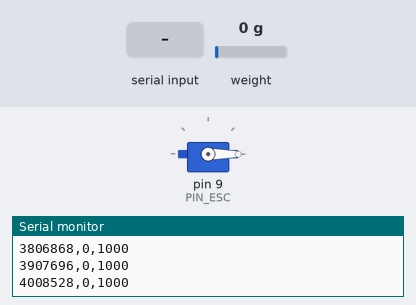
A sketch run on a simulated Arduino Uno, built with avr-gcc and run on an emulated ATmega328P. On the bench: servo, the last lines printed to the serial monitor. Inputs (shaded band) come from the test bench; at power-on: weight on the scale 0 g.

Above: at 4.2 s.
4.3 s: "U 0.250\n" received over Serial
At 4.7 s:
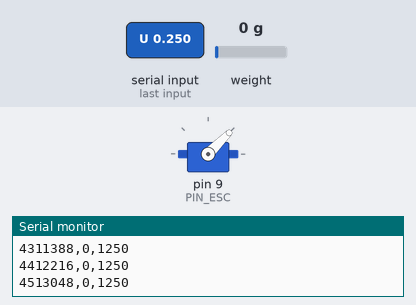
6.3 s: "U90\n" received over Serial
At 6.7 s:
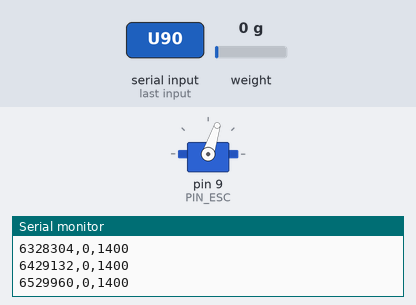
Timing chart, 0 to 9.3 s (numbered marks = the images above; inputs shaded):
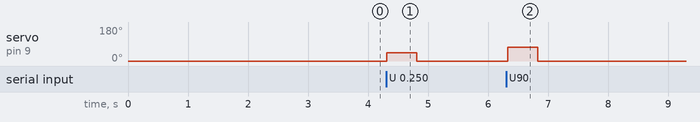

The sketch:

banco_sysid.ino
```cpp
// =============================================================================
// banco_sysid.ino — Arduino come "ponte" tra PC e banco (ESC + load cell HX711)
// -----------------------------------------------------------------------------
// Ruolo: l'Arduino NON decide niente. Fa solo tre cose:
//   1. riceve dal PC il comando per l'ESC (riga di testo "U 0.250")
//   2. lo applica all'ESC come impulso PWM (1000..2000 us)
//   3. a ogni nuovo campione dell'HX711 manda al PC: tempo, valore grezzo, comando
// Tutta la logica dei test sta nello script Python: cosi' per cambiare un test
// non serve riprogrammare la scheda.
//
// Cablaggio:
//   ESC segnale -> D9      ESC GND -> GND Arduino (massa comune OBBLIGATORIA)
//   HX711 SCK   -> D2      HX711 DT -> D3      HX711 VCC -> 5V      GND -> GND
//
// Librerie: Servo (inclusa nell'IDE) e "HX711 Arduino Library" di Bogdan Necula
// (Arduino IDE -> Gestore librerie -> cerca "HX711").
// =============================================================================

#include <Servo.h>   // libreria per generare l'impulso stile servo che l'ESC capisce
#include "HX711.h"   // libreria per leggere il convertitore a 24 bit della load cell

// ---------------------------- Pin -------------------------------------------
const uint8_t PIN_ESC    = 9;  // uscita del segnale verso l'ESC
const uint8_t PIN_HX_SCK = 2;  // clock dell'HX711: l'Arduino lo pilota per leggere i bit
const uint8_t PIN_HX_DT  = 3;  // dati dell'HX711: va BASSO quando un campione e' pronto

// ---------------------------- Parametri ESC ----------------------------------
const int   US_MIN  = 1000;  // larghezza impulso [us] = motore fermo (comando 0)
const int   US_MAX  = 2000;  // larghezza impulso [us] = massima potenza (comando 1)
const float ESC_MAX = 0.40;  // limite di sicurezza: oltre 0.40 la spinta supera la portata
                             // della load cell da 1 kg (vedi dimensionamento del banco)

// ---------------------------- Sicurezza --------------------------------------
const unsigned long WATCHDOG_MS = 500;  // se il PC tace per piu' di 500 ms -> motore a zero
                                        // (protegge se lo script Python si blocca o crasha)

// ---------------------------- Oggetti e stato --------------------------------
Servo esc;      // oggetto che genera l'impulso su PIN_ESC usando un timer hardware
HX711 scale;    // oggetto che gestisce la comunicazione con l'HX711

int u_us = US_MIN;               // larghezza d'impulso attualmente applicata [us]
unsigned long t_last_cmd = 0;    // istante (millis) dell'ultimo comando ricevuto dal PC

char buf[32];       // buffer dove accumulo i caratteri in arrivo dalla seriale
uint8_t n_buf = 0;  // quanti caratteri ci sono nel buffer

// -----------------------------------------------------------------------------
// Converte un comando normalizzato u in [0, 1] nella larghezza d'impulso in us.
// Applica SEMPRE il limite ESC_MAX: anche se il PC sbaglia, l'Arduino non lo supera.
// -----------------------------------------------------------------------------
int u_to_us(float u) {
  if (u < 0.0)     u = 0.0;      // niente comandi negativi
  if (u > ESC_MAX) u = ESC_MAX;  // saturazione di sicurezza
  // mappa lineare: u=0 -> 1000 us, u=1 -> 2000 us; +0.5 per arrotondare all'intero
  return US_MIN + (int)(u * (US_MAX - US_MIN) + 0.5);
}

// -----------------------------------------------------------------------------
// Interpreta una riga completa ricevuta dal PC. Formato atteso: "U 0.250"
// -----------------------------------------------------------------------------
void handle_line() {
  buf[n_buf] = '\0';               // termino la stringa C (serve ad atof)
  if (buf[0] == 'U') {             // e' un comando per l'ESC?
    float u = atof(buf + 1);       // converto il testo dopo la 'U' in numero
    u_us = u_to_us(u);             // lo trasformo in microsecondi (con saturazione)
    esc.writeMicroseconds(u_us);   // aggiorno l'impulso: dal prossimo periodo vale il nuovo
    t_last_cmd = millis();         // segno che il PC e' vivo
  }
  n_buf = 0;                       // svuoto il buffer per la riga successiva
}

void setup() {
  Serial.begin(115200);            // seriale veloce: 80 righe/s da ~25 caratteri = ~20 kbit/s

  esc.attach(PIN_ESC, US_MIN, US_MAX);  // attivo il segnale sull'ESC
  esc.writeMicroseconds(US_MIN);        // impulso minimo: serve all'ESC per "armarsi"

  scale.begin(PIN_HX_DT, PIN_HX_SCK);   // inizializzo l'HX711 (canale A, guadagno 128)

  delay(3000);                     // 3 s a impulso minimo: l'ESC fa i suoi bip e si arma

  Serial.println(F("READY"));      // dico al PC che posso partire
  t_last_cmd = millis();           // faccio partire il watchdog da adesso
}

void loop() {
  // --- 1. Leggo i caratteri arrivati dal PC, senza mai bloccarmi ad aspettare ---
  while (Serial.available()) {               // finche' ci sono caratteri nel buffer seriale
    char c = Serial.read();                  // ne prendo uno
    if (c == '\n') {                         // fine riga -> comando completo
      handle_line();
    } else if (c != '\r' && n_buf < sizeof(buf) - 1) {
      buf[n_buf++] = c;                      // altrimenti lo accodo (ignoro '\r')
    }
  }

  // --- 2. Watchdog: se il PC non parla da troppo, spengo il motore ---
  if (millis() - t_last_cmd > WATCHDOG_MS && u_us != US_MIN) {
    u_us = US_MIN;
    esc.writeMicroseconds(US_MIN);
  }

  // --- 3. Se l'HX711 ha un campione nuovo, lo leggo e lo mando al PC ---
  if (scale.is_ready()) {          // DT basso = campione pronto (a 80 Hz: ogni 12.5 ms)
    unsigned long t = micros();    // timestamp in us: il PC ricostruira' il tempo da qui
    long raw = scale.read();       // valore grezzo a 24 bit (conteggi, non ancora Newton)
    // formato riga: tempo_us,raw,impulso_us
    Serial.print(t);   Serial.print(',');
    Serial.print(raw); Serial.print(',');
    Serial.println(u_us);
  }
}
```

Measured:
- after the input at 4.3 s, servo on pin 9 (PIN_ESC): 0° → 45° at once, → 0° 0.50 s later
- after the input at 6.3 s, servo on pin 9 (PIN_ESC): 0° → 72° at once, → 0° 0.50 s later
